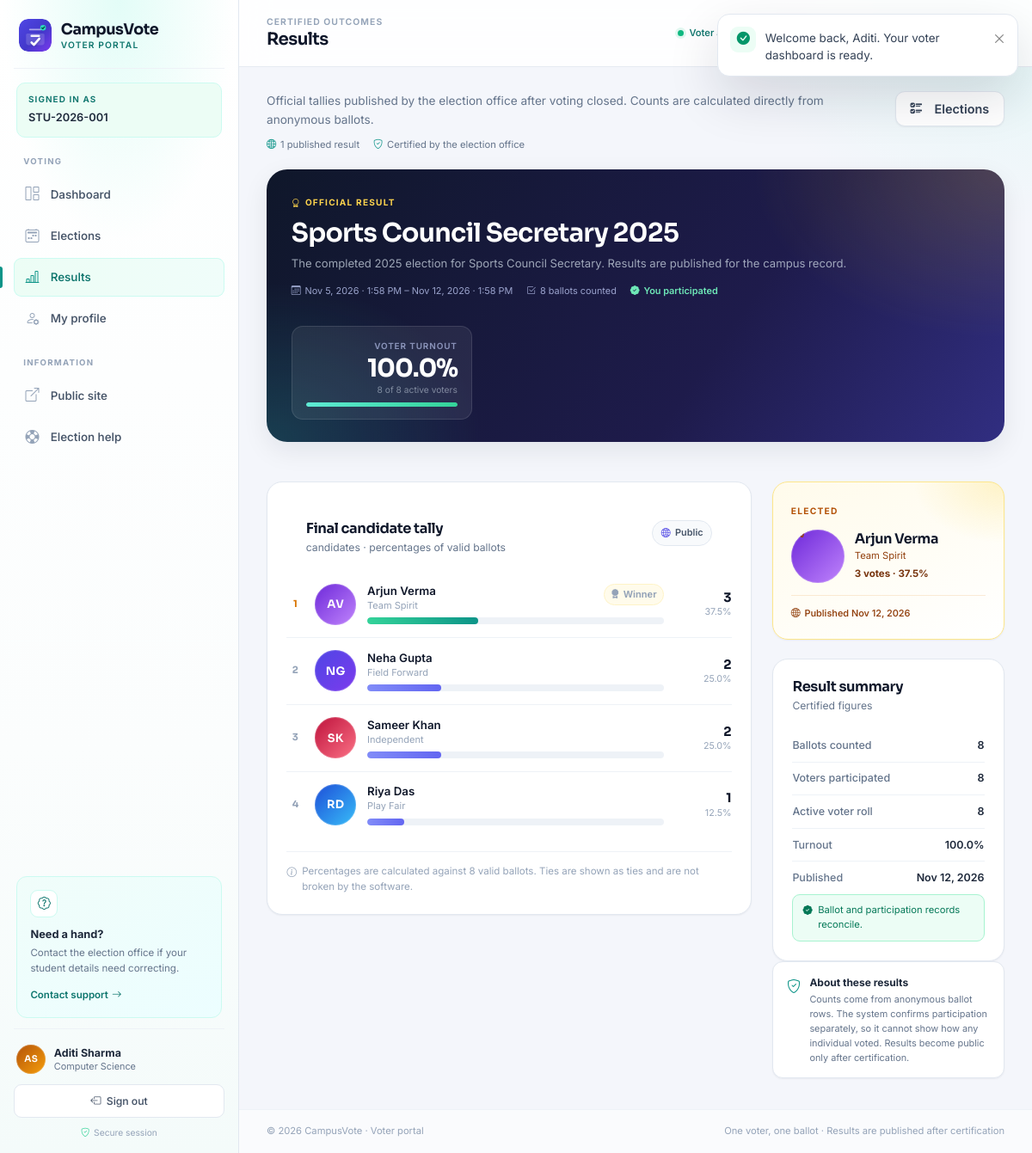
Page /voter/results.php (signed in) on the committed database.
### tables this page shows
CREATE TABLE `voters` (
    `id`            INT UNSIGNED NOT NULL AUTO_INCREMENT,
    `full_name`     VARCHAR(100) NOT NULL,
    `username`      VARCHAR(50)  NOT NULL,
    `email`         VARCHAR(150) NOT NULL,
    `student_id`    VARCHAR(30)  NOT NULL,
    `department`    VARCHAR(100) NOT NULL,
    `password_hash` VARCHAR(255) NOT NULL,
    `is_active`     TINYINT(1)   NOT NULL DEFAULT 1,
    `last_login_at` DATETIME     NULL,
    `created_at`    DATETIME     NOT NULL DEFAULT CURRENT_TIMESTAMP,
    `updated_at`    DATETIME     NOT NULL DEFAULT CURRENT_TIMESTAMP
                                 ON UPDATE CURRENT_TIMESTAMP,
    PRIMARY KEY (`id`),
    UNIQUE KEY `uq_voters_username` (`username`),
    UNIQUE KEY `uq_voters_email` (`email`),
    UNIQUE KEY `uq_voters_student_id` (`student_id`),
    KEY `idx_voters_is_active` (`is_active`),
    KEY `idx_voters_created_at` (`created_at`)
);

CREATE TABLE `elections` (
    `id`                INT UNSIGNED NOT NULL AUTO_INCREMENT,
    `title`             VARCHAR(150) NOT NULL,
    `description`       TEXT         NULL,
    `start_at`          DATETIME     NOT NULL,
    `end_at`            DATETIME     NOT NULL,
    `status`            ENUM('draft','active','closed') NOT NULL DEFAULT 'draft',
    `results_published` TINYINT(1)   NOT NULL DEFAULT 0,
    `created_by`        INT UNSIGNED NULL,
    `created_at`        DATETIME     NOT NULL DEFAULT CURRENT_TIMESTAMP,
    `updated_at`        DATETIME     NOT NULL DEFAULT CURRENT_TIMESTAMP
                                     ON UPDATE CURRENT_TIMESTAMP,
    PRIMARY KEY (`id`),
    KEY `idx_elections_status_window` (`status`, `start_at`, `end_at`),
    KEY `idx_elections_results` (`results_published`),
    KEY `fk_elections_admin` (`created_by`),
    CONSTRAINT `fk_elections_admin`
        FOREIGN KEY (`created_by`) REFERENCES `admins` (`id`)
        ON DELETE SET NULL ON UPDATE CASCADE,
    CONSTRAINT `chk_elections_window` CHECK (`end_at` > `start_at`)
);

CREATE TABLE `candidates` (
    `id`            INT UNSIGNED NOT NULL AUTO_INCREMENT,
    `election_id`   INT UNSIGNED NOT NULL,
    `full_name`     VARCHAR(100) NOT NULL,
    `party`         VARCHAR(100) NULL,
    `tagline`       VARCHAR(180) NULL,
    `bio`           TEXT         NULL,
    `manifesto`     TEXT         NULL,
    `photo_url`     VARCHAR(500) NULL,
    `display_order` INT UNSIGNED NOT NULL DEFAULT 0,
    `created_at`    DATETIME     NOT NULL DEFAULT CURRENT_TIMESTAMP,
    `updated_at`    DATETIME     NOT NULL DEFAULT CURRENT_TIMESTAMP
                                 ON UPDATE CURRENT_TIMESTAMP,
    PRIMARY KEY (`id`),
    UNIQUE KEY `uq_candidates_election_name` (`election_id`, `full_name`),
    KEY `idx_candidates_ballot_order` (`election_id`, `display_order`, `id`),
    CONSTRAINT `fk_candidates_election`
        FOREIGN KEY (`election_id`) REFERENCES `elections` (`id`)
        ON DELETE CASCADE ON UPDATE CASCADE
);

### voter/results.php (the view, shortened to what the rows shown need)
<?php
$voter = Auth::requireVoter();
$pdo = Database::connection();
$publishedElections = ResultService::publishedElections();
    ?>
    <?php exit;
$publishedIds = array_map(static fn (array $row): int => (int) $row['id'], $publishedElections);
$selectedId = positive_int($_GET['election_id'] ?? 0);
if (!in_array($selectedId, $publishedIds, true)) {
    $selectedId = (int) $publishedElections[0]['id'];
}
$election = null;
foreach ($publishedElections as $publishedElection) {
    if ((int) $publishedElection['id'] === $selectedId) {
        $election = $publishedElection;
        break;
    }
}
$summary = ResultService::summary($election);
$winnerIds = array_map(static fn (array $candidate): int => (int) $candidate['id'], $summary['winners']);
$participationStmt = $pdo->prepare(
    'SELECT COUNT(*) FROM vote_participation WHERE voter_id = ? AND election_id = ?'
);
$participationStmt->execute([(int) $voter['id'], $selectedId]);
$voterParticipated = (int) $participationStmt->fetchColumn() > 0;
require_once dirname(__DIR__) . '/includes/voter_header.php';
?>
<article class="result-hero">
    <div class="result-hero__copy">
        <span class="result-hero__eyebrow"><i class="bi bi-award" aria-hidden="true"></i>Official result</span>
        <h2><?= e($election['title']) ?></h2>
        <p><?= e($election['description'] ?: 'No description was provided for this election.') ?></p>
        <div class="result-hero__meta">
            <span><i class="bi bi-calendar3" aria-hidden="true"></i><?= e(format_datetime($election['start_at'])) ?> – <?= e(format_datetime($election['end_at'])) ?></span>
            <span><i class="bi bi-check2-square" aria-hidden="true"></i><?= e(number_format($summary['total_ballots'])) ?> ballots counted</span>
            <?php if ($voterParticipated): ?>
                <span class="result-hero__voted"><i class="bi bi-patch-check-fill" aria-hidden="true"></i>You participated</span>
            <?php endif; ?>
        </div>
    </div>
</article>
<div class="row g-4 mt-0">
    <div class="col-xl-8">
        <section class="panel panel--results">
            <div class="panel__header">
                <div>
                    <h2 class="panel__title">Final candidate tally</h2>
                </div>
            </div>
            <?php if ($summary['candidates']): ?>
                <div class="tally-list tally-list--public">
                    <?php foreach ($summary['candidates'] as $rank => $candidate):
                        $isWinner = in_array((int) $candidate['id'], $winnerIds, true) && $summary['max_votes'] > 0;
                    ?>
                        <div class="tally-row<?= $isWinner ? ' tally-row--winner' : '' ?>">
                            <span class="tally-rank"><?= e((string) ($rank + 1)) ?></span>
                            <?= avatar_markup((string) $candidate['full_name'], $candidate['photo_url'] ?? null, 'avatar--md') ?>
                            <div class="tally-main">
                                <div class="tally-main__top">
                                    <div>
                                        <strong><?= e($candidate['full_name']) ?></strong>
                                        <span><?= e($candidate['party'] ?: 'Independent') ?></span>
                                    </div>
                                    <?php if ($isWinner): ?>
                                        <span class="winner-chip"><i class="bi bi-award-fill" aria-hidden="true"></i>Winner</span>
                                    <?php endif; ?>
                                </div>
                                <div class="progress result-bar" role="progressbar"
                                     aria-label="<?= e($candidate['full_name']) ?> share of votes"
                                     aria-valuenow="<?= e((string) round($candidate['percentage'])) ?>" aria-valuemin="0" aria-valuemax="100">
                                    <div class="progress-bar<?= $isWinner ? ' progress-bar--winner' : '' ?>" style="width: <?= e((string) max(0, min(100, (float) $candidate['percentage']))) ?>%"></div>
                                </div>
                            </div>
                            <div class="tally-values">
                                <strong><?= e(number_format($candidate['vote_count'])) ?></strong>
                                <span><?= e(number_format((float) $candidate['percentage'], 1)) ?>%</span>
                            </div>
                        </div>
                    <?php endforeach; ?>
                </div>
            <?php endif; ?>
        </section>
    </div>
    <div class="col-xl-4">
        <?php if ($summary['winners'] && $summary['max_votes'] > 0): ?>
            <section class="winner-panel winner-panel--public">
                <span class="winner-panel__eyebrow"><?= $summary['has_tie'] ? 'Joint winners' : 'Elected' ?></span>
                <?php foreach ($summary['winners'] as $winner): ?>
                    <div class="winner-panel__person">
                        <?= avatar_markup((string) $winner['full_name'], $winner['photo_url'] ?? null, 'avatar--lg') ?>
                        <div>
                            <h3><?= e($winner['full_name']) ?></h3>
                            <span><?= e($winner['party'] ?: 'Independent') ?></span>
                            <strong><?= e(number_format($winner['vote_count'])) ?> votes · <?= e(number_format((float) $winner['percentage'], 1)) ?>%</strong>
                        </div>
                    </div>
                <?php endforeach; ?>
                <span class="winner-panel__status"><i class="bi bi-globe2" aria-hidden="true"></i>Published <?= e(format_date($election['end_at'])) ?></span>
            </section>
        <?php endif; ?>
        <section class="panel">
            <div class="panel__header">
                <div>
                    <h2 class="panel__title">Result summary</h2>
                </div>
            </div>
            <dl class="detail-list">
                <div><dt>Published</dt><dd><?= e(format_date($election['end_at'])) ?></dd></div>
            </dl>
        </section>
    </div>
</div>
<?php require_once dirname(__DIR__) . '/includes/voter_footer.php'; ?>

### includes/voter_sidebar.php (shortened to what the rows shown need)
<?php
$voter = $voter ?? Auth::requireVoter();
?>
<aside class="app-sidebar app-sidebar--voter" id="appSidebar" aria-label="Voter navigation">
    <div class="sidebar-context sidebar-context--voter">
        <span class="sidebar-context__label">Signed in as</span>
        <span class="sidebar-context__value"><?= e($voter['student_id'] ?? '') ?></span>
    </div>
    <div class="sidebar-footer">
        <div class="sidebar-profile">
            <?= avatar_markup((string) $voter['full_name'], null, 'avatar--sm') ?>
            <div class="sidebar-profile__meta">
                <strong><?= e($voter['full_name']) ?></strong>
                <span><?= e($voter['department'] ?? '') ?></span>
            </div>
        </div>
    </div>
</aside>

### includes/functions.php (shortened to what the rows shown need)
<?php
function e(mixed $value): string
{
    return htmlspecialchars((string) $value, ENT_QUOTES | ENT_SUBSTITUTE, 'UTF-8');
}
function format_datetime(?string $datetime, string $format = 'M j, Y · g:i A'): string
{
    try {
        return (new DateTimeImmutable($datetime, new DateTimeZone(APP_TIMEZONE)))->format($format);
    } catch (Exception) {
        return '—';
    }
}
function format_date(?string $datetime, string $format = 'M j, Y'): string
{
    return format_datetime($datetime, $format);
}
function initials(string $name): string
{
    $parts = preg_split('/\s+/u', trim($name)) ?: [];
    $parts = array_values(array_filter($parts, static fn ($part) => $part !== ''));
    $first = mb_strtoupper(mb_substr($parts[0], 0, 1));
    $last = count($parts) > 1 ? mb_strtoupper(mb_substr($parts[count($parts) - 1], 0, 1)) : '';
    return $first . $last;
}
function avatar_background(string $seed): string
{
    $palettes = [
        'linear-gradient(135deg, #4f46e5, #7c3aed)',
        'linear-gradient(135deg, #0f766e, #14b8a6)',
        'linear-gradient(135deg, #b45309, #f59e0b)',
        'linear-gradient(135deg, #be123c, #fb7185)',
        'linear-gradient(135deg, #1d4ed8, #38bdf8)',
        'linear-gradient(135deg, #6d28d9, #c084fc)',
        'linear-gradient(135deg, #047857, #84cc16)',
        'linear-gradient(135deg, #9a3412, #fb923c)',
    ];
    $index = abs(crc32(mb_strtolower($seed))) % count($palettes);
    return $palettes[$index];
}
function avatar_markup(string $name, ?string $photoUrl = null, string $extraClass = ''): string
{
    $safePhoto = safe_photo_url($photoUrl);
    $class = trim('avatar ' . $extraClass);
    $style = e(avatar_background($name));
    $html = '<span class="' . e($class) . '" style="background:' . $style . '" aria-hidden="true">';
    $html .= '<span class="avatar__initials">' . e(initials($name)) . '</span>';
    $html .= '</span>';
    return $html;
}
function safe_photo_url(?string $url): ?string
{
    $url = trim((string) $url);
    if ($url === '') {
        return null;
    }
    $scheme = strtolower((string) parse_url($url, PHP_URL_SCHEME));
    return in_array($scheme, ['http', 'https'], true) ? $url : null;
}

### rows in the picture
voters: student "STU-2026-001", full_name "AS", full_name "Aditi Sharma", department "Computer Science"
elections: title "Sports Council Secretary 2025", description "The completed 2025 election for Sports Council Secretary. Results are published for the campus record.", start_at "Nov 5, 2026 · 1:58 PM", end_at "Nov 12, 2026 · 1:58 PM", end_at "Nov 12, 2026"
candidates: full_name "AV", full_name "Arjun Verma", party "Team Spirit", shows "Winner", vote_count "3", percentage "37.5"
candidates: full_name "NG", full_name "Neha Gupta", party "Field Forward", max(0, min(100, (float) $candidate['percentage'])) 25 (drawn), vote_count "2", percentage "25.0"
candidates: full_name "SK", full_name "Sameer Khan", party "Independent", max(0, min(100, (float) $candidate['percentage'])) 25 (drawn), vote_count "2", percentage "25.0"
candidates: full_name "RD", full_name "Riya Das", party "Play Fair", vote_count "1", percentage "12.5"

### other values in the picture
$flash['message'] "Welcome back, Aditi. Your voter dashboard is ready."
APP_NAME "CampusVote"
$item['label'] "Dashboard"
$item['label'] "Elections"
$item['label'] "Results"
$item['label'] "My profile"
$pageEyebrow "CERTIFIED OUTCOMES"
$pageTitle "Results"
count($publishedElections) "1"
$summary['total_ballots'] "8"
$summary['turnout'] "100.0"
$summary['total_participants'] "8"
$summary['eligible_voters'] "8"
